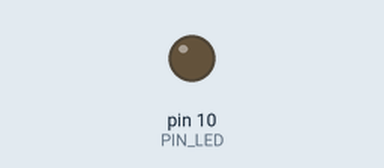
Bench run of a sketch on a simulated Arduino Uno, built with avr-gcc and run on an emulated ATmega328P. Parts: output pins drawn as LEDs (lit = HIGH).

Above: at 0.05 s.
At 1.2 s:
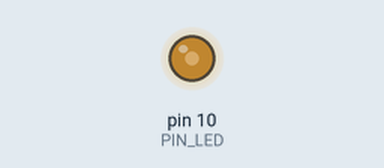
At 2.35 s:
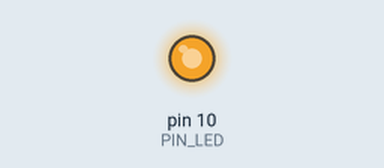
At 4.7 s:
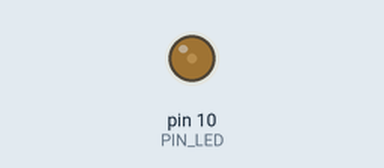
Timing chart, 0 to 6.8 s (numbered marks = the images above):
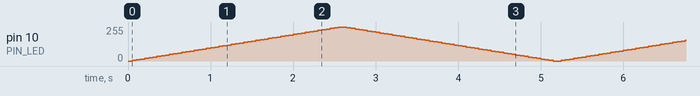

The sketch:

dimLedSmooth.ino
```cpp
#define PIN_LED 10

void setup() {
  pinMode(PIN_LED, OUTPUT);
}

void loop() {
  for (int brightness = 0; brightness <= 255; brightness += 5) {
    analogWrite(PIN_LED, brightness);
    delay(50);
  }

  for (int brightness = 255; brightness >= 0; brightness -= 5) {
    analogWrite(PIN_LED, brightness);
    delay(50);
  }
}
```
